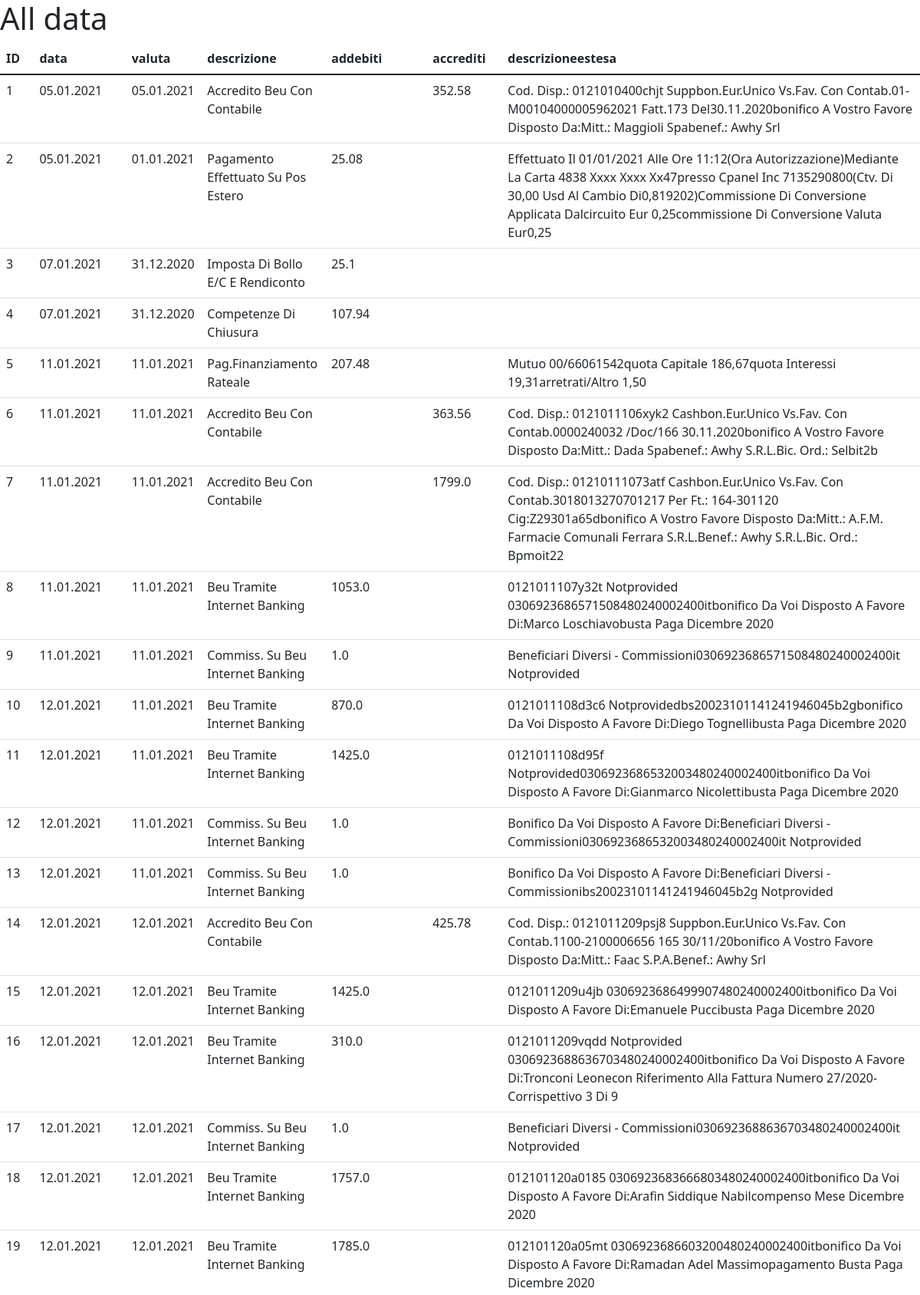
Screenshot of /details/ (upper part) with the database file from the repository.
### my_app/models.py (models this page shows)
class Company(models.Model):
    data = models.CharField(max_length=200, blank=True, null=True)
    valuta = models.CharField(max_length=200, blank=True, null=True)
    descrizione = models.CharField(max_length=200, blank=True, null=True)
    addebiti = models.CharField(max_length=200, blank=True, null=True)
    accrediti = models.CharField(max_length=200, blank=True, null=True)
    descrizioneestesa = models.CharField(max_length=1000, blank=True, null=True)

### my_app/views.py (the view)
# urls.py: path('details/', views.details, name='details'),
def details(request):
    all_data = Company.objects.all()
    context = {
        "all_data": all_data
    }
    return render(request, 'details.html', context)

### my_app/templates/details.html (shortened to what this page needs)
<!doctype html>
<html lang="en">
  <head>
    <link href="https://cdn.jsdelivr.net/npm/bootstrap@5.1.3/dist/css/bootstrap.min.css" rel="stylesheet">
  </head>
  <body>
    <h1>All data</h1>
    <table class="table">
  <thead>
    <tr>
      <th scope="col">ID</th>
      <th scope="col">data</th>
      <th scope="col">valuta</th>
      <th scope="col">descrizione</th>
      <th scope="col">addebiti</th>
      <th scope="col">accrediti</th>
      <th scope="col">descrizioneestesa</th>
    </tr>
  </thead>
  <tbody>
    {% for data in all_data %}
    <tr>
      <td>{{ data.id }}</td>
      <td>{{ data.data }}</td>
      <td>{{ data.valuta }}</td>
      <td>{{ data.descrizione }}</td>
      <td>{{ data.addebiti }}</td>
      <td>{{ data.accrediti }}</td>
      <td>{{ data.descrizioneestesa }}</td>
    </tr>
    {% endfor %}
  </tbody>
</table>
  </body>
</html>

### rows the page displays
Company: id "1", data "05.01.2021", valuta "05.01.2021", descrizione "Accredito Beu Con Contabile", accrediti "352.58", descrizioneestesa "Cod. Disp.: 0121010400chjt Suppbon.Eur.Unico Vs.Fav. Con Contab.01-M00104000005962021 Fatt.173 Del30.11.2020bonifico A Vostro Favore Disposto Da:Mitt.: Maggioli Spabenef.: Awhy Srl"
Company: id "2", data "05.01.2021", valuta "01.01.2021", descrizione "Pagamento Effettuato Su Pos Estero", addebiti "25.08", descrizioneestesa "Effettuato Il 01/01/2021 Alle Ore 11:12(Ora Autorizzazione)Mediante La Carta 4838 Xxxx Xxxx Xx47presso Cpanel Inc 7135290800(Ctv. Di 30,00 Usd Al Cambio Di0,819202)Commissione Di Conversione Applicata Dalcircuito Eur 0,25commissione Di Conversione Valuta Eur0,25"
Company: id "3", data "07.01.2021", valuta "31.12.2020", descrizione "Imposta Di Bollo E/C E Rendiconto", addebiti "25.1"
Company: id "4", data "07.01.2021", valuta "31.12.2020", descrizione "Competenze Di Chiusura", addebiti "107.94"
Company: id "5", data "11.01.2021", valuta "11.01.2021", descrizione "Pag.Finanziamento Rateale", addebiti "207.48", descrizioneestesa "Mutuo 00/66061542quota Capitale 186,67quota Interessi 19,31arretrati/Altro 1,50"
Company: id "6", data "11.01.2021", valuta "11.01.2021", descrizione "Accredito Beu Con Contabile", accrediti "363.56", descrizioneestesa "Cod. Disp.: 0121011106xyk2 Cashbon.Eur.Unico Vs.Fav. Con Contab.0000240032 /Doc/166 30.11.2020bonifico A Vostro Favore Disposto Da:Mitt.: Dada Spabenef.: Awhy S.R.L.Bic. Ord.: Selbit2b"
Company: id "7", data "11.01.2021", valuta "11.01.2021", descrizione "Accredito Beu Con Contabile", accrediti "1799.0", descrizioneestesa "Cod. Disp.: 01210111073atf Cashbon.Eur.Unico Vs.Fav. Con Contab.3018013270701217 Per Ft.: 164-301120 Cig:Z29301a65dbonifico A Vostro Favore Disposto Da:Mitt.: A.F.M. Farmacie Comunali Ferrara S.R.L.Benef.: Awhy S.R.L.Bic. Ord.: Bpmoit22"
Company: id "8", data "11.01.2021", valuta "11.01.2021", descrizione "Beu Tramite Internet Banking", addebiti "1053.0", descrizioneestesa "0121011107y32t Notprovided 0306923686571508480240002400itbonifico Da Voi Disposto A Favore Di:Marco Loschiavobusta Paga Dicembre 2020"
Company: id "9", data "11.01.2021", valuta "11.01.2021", descrizione "Commiss. Su Beu Internet Banking", addebiti "1.0", descrizioneestesa "Beneficiari Diversi - Commissioni0306923686571508480240002400it Notprovided"
Company: id "10", data "12.01.2021", valuta "11.01.2021", descrizione "Beu Tramite Internet Banking", addebiti "870.0", descrizioneestesa "0121011108d3c6 Notprovidedbs20023101141241946045b2gbonifico Da Voi Disposto A Favore Di:Diego Tognellibusta Paga Dicembre 2020"
Company: id "11", data "12.01.2021", valuta "11.01.2021", descrizione "Beu Tramite Internet Banking", addebiti "1425.0", descrizioneestesa "0121011108d95f Notprovided0306923686532003480240002400itbonifico Da Voi Disposto A Favore Di:Gianmarco Nicolettibusta Paga Dicembre 2020"
Company: id "12", data "12.01.2021", valuta "11.01.2021", descrizione "Commiss. Su Beu Internet Banking", addebiti "1.0", descrizioneestesa "Bonifico Da Voi Disposto A Favore Di:Beneficiari Diversi - Commissioni0306923686532003480240002400it Notprovided"
Company: id "13", data "12.01.2021", valuta "11.01.2021", descrizione "Commiss. Su Beu Internet Banking", addebiti "1.0", descrizioneestesa "Bonifico Da Voi Disposto A Favore Di:Beneficiari Diversi - Commissionibs20023101141241946045b2g Notprovided"
Company: id "14", data "12.01.2021", valuta "12.01.2021", descrizione "Accredito Beu Con Contabile", accrediti "425.78", descrizioneestesa "Cod. Disp.: 0121011209psj8 Suppbon.Eur.Unico Vs.Fav. Con Contab.1100-2100006656 165 30/11/20bonifico A Vostro Favore Disposto Da:Mitt.: Faac S.P.A.Benef.: Awhy Srl"
Company: id "15", data "12.01.2021", valuta "12.01.2021", descrizione "Beu Tramite Internet Banking", addebiti "1425.0", descrizioneestesa "0121011209u4jb 0306923686499907480240002400itbonifico Da Voi Disposto A Favore Di:Emanuele Puccibusta Paga Dicembre 2020"
Company: id "16", data "12.01.2021", valuta "12.01.2021", descrizione "Beu Tramite Internet Banking", addebiti "310.0", descrizioneestesa "0121011209vqdd Notprovided 0306923688636703480240002400itbonifico Da Voi Disposto A Favore Di:Tronconi Leonecon Riferimento Alla Fattura Numero 27/2020- Corrispettivo 3 Di 9"
Company: id "17", data "12.01.2021", valuta "12.01.2021", descrizione "Commiss. Su Beu Internet Banking", addebiti "1.0", descrizioneestesa "Beneficiari Diversi - Commissioni0306923688636703480240002400it Notprovided"
Company: id "18", data "12.01.2021", valuta "12.01.2021", descrizione "Beu Tramite Internet Banking", addebiti "1757.0", descrizioneestesa "012101120a0185 0306923683666803480240002400itbonifico Da Voi Disposto A Favore Di:Arafin Siddique Nabilcompenso Mese Dicembre 2020"
Company: id "19", data "12.01.2021", valuta "12.01.2021", descrizione "Beu Tramite Internet Banking", addebiti "1785.0", descrizioneestesa "012101120a05mt 0306923686603200480240002400itbonifico Da Voi Disposto A Favore Di:Ramadan Adel Massimopagamento Busta Paga Dicembre 2020"
